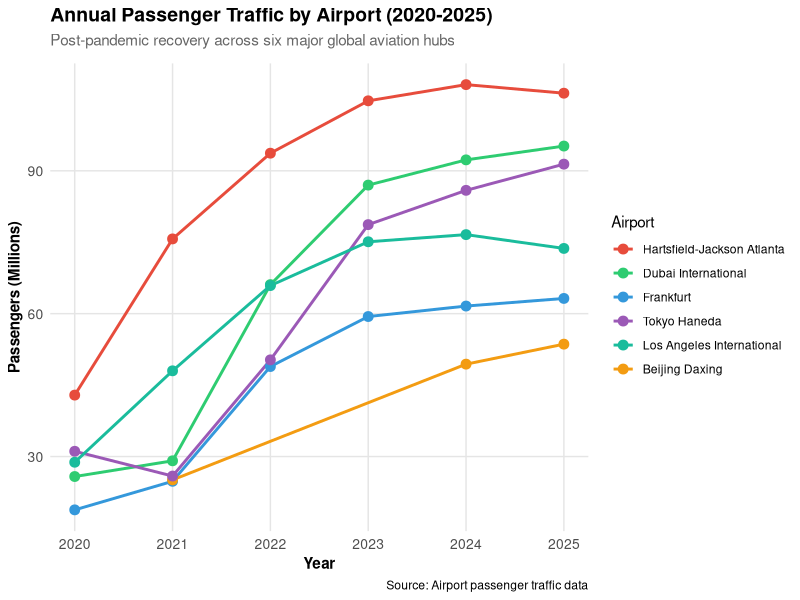

The R source for this figure:
## ---- chunk 1
knitr::opts_chunk$set(echo = FALSE, message = FALSE, warning = FALSE)
## ---- chunk 2
library(tidyverse)
library(knitr)
library(kableExtra)
## ---- chunk 3
# Create year vector
years <- c(2020, 2021, 2022, 2023, 2024, 2025)

# Passenger traffic data for each airport (in millions)
ATL <- c(42.9, 75.7, 93.7, 104.7, 108.1, 106.3)   # Hartsfield-Jackson Atlanta
FRA <- c(18.8, 24.8, 48.9, 59.4, 61.6, 63.2)      # Frankfurt Airport
PKX <- c(NA, 25.1, NA, NA, 49.4, 53.6)            # Beijing Daxing International
DXB <- c(25.8, 29.1, 66.1, 87.0, 92.3, 95.2)      # Dubai International
HND <- c(31.1, 25.9, 50.3, 78.7, 85.9, 91.4)      # Tokyo Haneda
LAX <- c(28.8, 48.0, 65.9, 75.1, 76.6, 73.7)      # Los Angeles International

# Create data frame with all airport data
airports_df <- data.frame(
  Year = years,
  ATL = ATL,
  FRA = FRA,
  PKX = PKX,
  DXB = DXB,
  HND = HND,
  LAX = LAX
)

# Convert to long format for plotting
airports_long <- airports_df %>%
  pivot_longer(
    cols = -Year,
    names_to = "Airport",
    values_to = "Passengers"
  )

# Map airport codes to full names
airport_names <- c(
  "ATL" = "Hartsfield-Jackson Atlanta",
  "FRA" = "Frankfurt",
  "PKX" = "Beijing Daxing",
  "DXB" = "Dubai International",
  "HND" = "Tokyo Haneda",
  "LAX" = "Los Angeles International"
)

airports_long <- airports_long %>%
  mutate(Airport_Full = airport_names[Airport])
## ---- chunk 4
missing_counts <- colSums(is.na(airports_df))
missing_summary <- tibble(
  Airport = names(missing_counts),
  `Missing Values` = as.numeric(missing_counts)
)
## ---- chunk 5
summary_data <- airports_long %>%
  filter(!is.na(Passengers)) %>%
  group_by(Airport_Full) %>%
  summarize(
    `Min (millions)` = min(Passengers, na.rm = TRUE),
    `Max (millions)` = max(Passengers, na.rm = TRUE),
    `Average (millions)` = mean(Passengers, na.rm = TRUE),
    `2020 Volume` = first(Passengers),
    `2025 Volume` = last(Passengers),
    `Growth Rate (%)` = round(((last(Passengers) - first(Passengers)) / first(Passengers) * 100), 1),
    .groups = 'drop'
  ) %>%
  arrange(desc(`Average (millions)`))
## ---- chunk 6
knitr::kable(summary_data,
             caption = "Summary Statistics by Airport (2020-2025)",
             digits = 1) %>%
  kable_styling(bootstrap_options = c("striped", "hover"),
                full_width = TRUE) %>%
  row_spec(0, bold = TRUE, background = "#3498db", color = "white")
## ---- chunk 7
table_data <- airports_df %>%
  mutate(
    Average = rowMeans(select(., -Year), na.rm = TRUE),
    Total = rowSums(select(., -Year), na.rm = TRUE)
  )
## ---- chunk 8
kable(table_data,
      caption = "Annual Passenger Traffic (Millions) by Airport, 2020-2025",
      col.names = c("Year", "ATL", "FRA", "PKX", "DXB", "HND", "LAX", "Avg", "Total"),
      digits = 1,
      align = "c",
      booktabs = TRUE) %>%
  kable_styling(bootstrap_options = c("striped", "hover"),
                full_width = TRUE,
                latex_options = "scale_down") %>%
  row_spec(0, bold = TRUE, background = "#3498db", color = "white") %>%
  column_spec(1, bold = TRUE)
## ---- chunk 9
plot_data <- airports_long %>%
  filter(!is.na(Passengers))

colors <- c("ATL" = "#e74c3c",
            "FRA" = "#3498db", 
            "PKX" = "#f39c12",
            "DXB" = "#2ecc71",
            "HND" = "#9b59b6",
            "LAX" = "#1abc9c")
## ---- chunk 10
ggplot(plot_data, aes(x = Year, y = Passengers, color = Airport, group = Airport)) +
  geom_line(size = 1) +
  geom_point(size = 3) +
  scale_color_manual(
    values = colors,
    labels = airport_names,
    name = "Airport"
  ) +
  scale_x_continuous(breaks = years) +
  labs(
    title = "Annual Passenger Traffic by Airport (2020-2025)",
    subtitle = "Post-pandemic recovery across six major global aviation hubs",
    x = "Year",
    y = "Passengers (Millions)",
    caption = "Source: Airport passenger traffic data"
  ) +
  theme_minimal() +
  theme(
    plot.title = element_text(size = 14, face = "bold", margin = margin(b = 5)),
    plot.subtitle = element_text(size = 11, color = "gray40", margin = margin(b = 10)),
    legend.position = "right",
    panel.grid.major = element_line(color = "gray90"),
    panel.grid.minor = element_blank(),
    axis.text = element_text(size = 10),
    axis.title = element_text(size = 11, face = "bold")
  )
